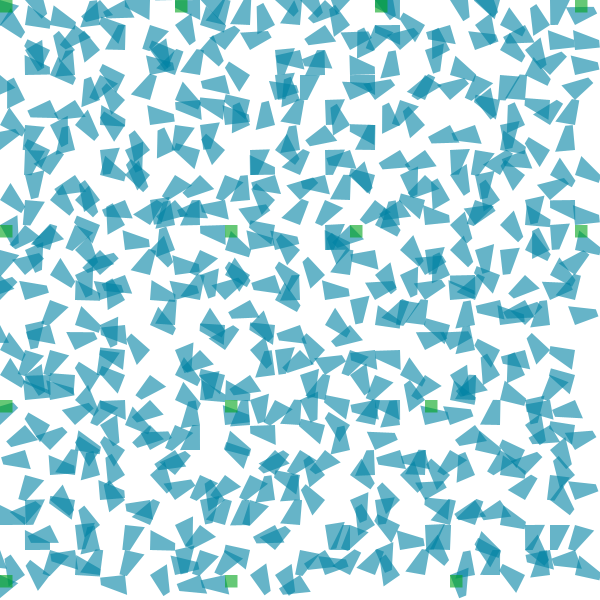
Frame 1 (no input)
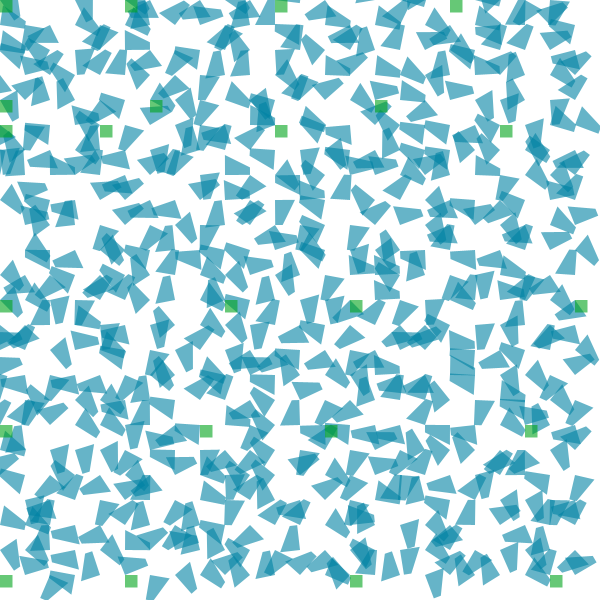
Frame 2 (the mouse pressed at the canvas centre, redrawn once)

The Processing sketch that drew these frames (run headless with seeded random() and noise(); the mouse was pressed at the canvas centre and the sketch redrawn once):

// Processing sketch: vertex
// ── vertex.pde


void setup()
{
  size(600, 600);
  noLoop();
}

void draw()
{
  colorMode(HSB, 360, 100, 100, 100);
  background(360);
  smooth();
  noStroke();
  
  float unit = 25;
  
  for (int j = 0; j<height/unit; ++j)
  {
    for (int i = 0; i<width/unit; ++i)
    {
      pushMatrix();
      translate(i*unit, j*unit);
      rotate(random(360));
      fill(192, 100, 64, 60);
      rect_m(0, 0, unit, unit); 
      popMatrix();
    }
  }
  for (int j = 0; j<height/unit; j+= random(1, 10))
  {
    for (int i = 0; i<width/unit; i+= random(4, 10))
    {
        fill(130, 100, 64, 60);
        rect(i*unit, j*unit, unit*0.5, unit*0.5);
    }
  }
}

void rect_m(float x, float y, float w, float h)
{
  beginShape();
  vertex(x, y);
  vertex(x+w*0.8, y);
  vertex(x+w*0.3, y+h);
  vertex(x, y+h);
  endShape(CLOSE);
}
